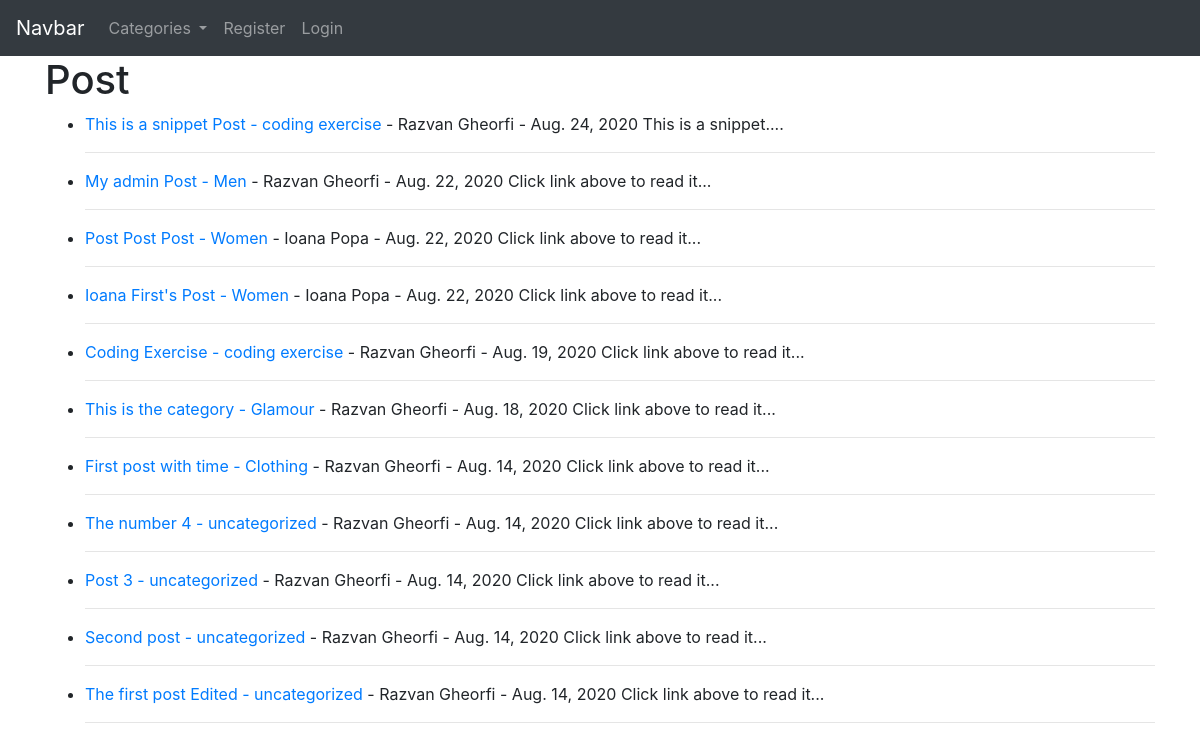
Before: / with the older database file.
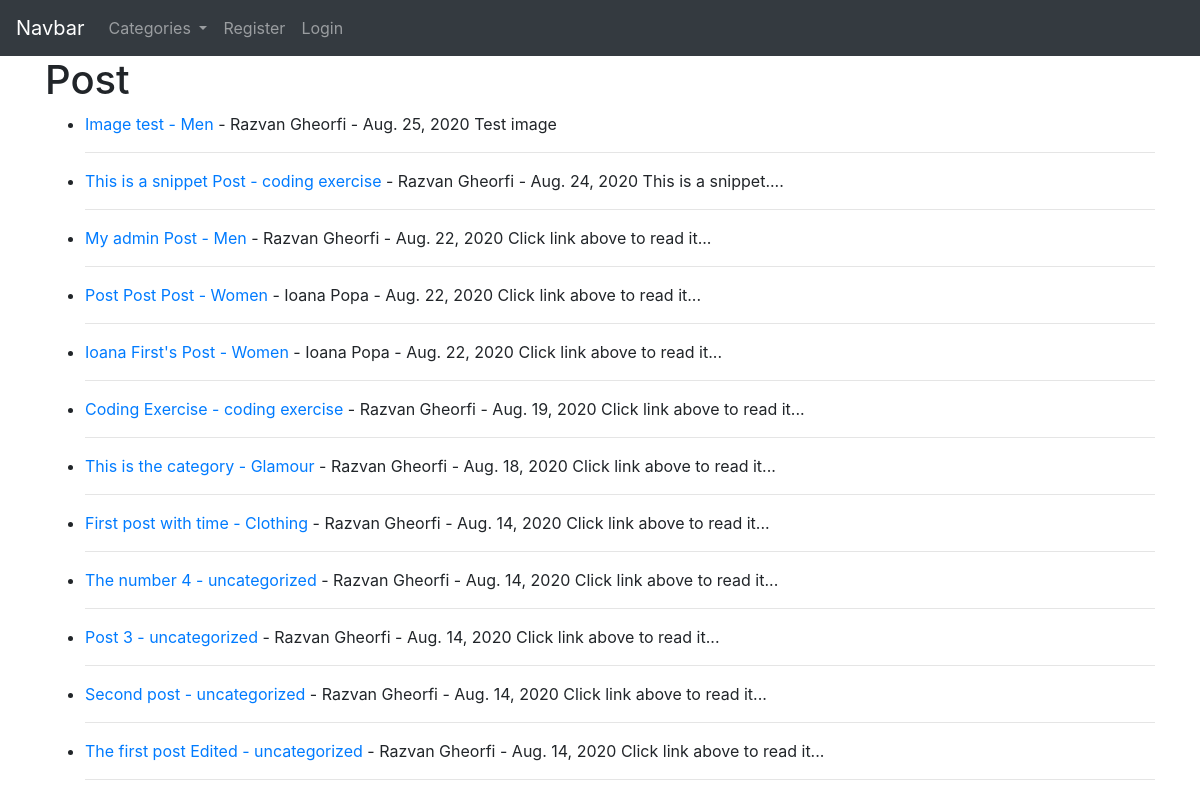
After: the same page with the newer database file.
### main/models.py (models this page shows, shortened)
class Post(models.Model):
    title = models.CharField(max_length=255)
    header_image = models.ImageField(null=True, blank=True, upload_to="images/")
    author = models.ForeignKey(User, on_delete=models.CASCADE)
    body = RichTextField(blank=True, null=True)
    post_date = models.DateField(auto_now_add=True)
    category = models.CharField(max_length=255, default='coding')
    likes = models.ManyToManyField(User, related_name='blog_posts')
    snippet = models.CharField(max_length=255)

### main/views.py (the view)
# urls.py: path('', HomeView.as_view(), name='home'),
class HomeView(ListView):
    model = Post
    template_name = 'home.html'
    ordering = ['-post_date','-id']
    def get_context_data(self, *args, **kwargs):
        cat_menu = Category.objects.all()
        context = super(HomeView, self).get_context_data(*args, **kwargs)
        context["cat_menu"] = cat_menu
        return context

### main/models.py (called while the page is built)
    def __str__(self):
        return self.name

### main/templates/home.html (shortened to what this page needs)
{% extends 'base.html' %}
{% block content %}
<h1>Post</h1>
<ul>
  {% for post in object_list %}
      <li>
        <a href="{% url 'article_detail' post.pk %}">{{ post.title }}</a>
        <a href="{% url 'category' post.category %}">- {{ post.category }}</a>
        - {{ post.author.first_name }}
        {{ post.author.last_name }} - {{ post.post_date }}
        {{ post.snippet }}
        <hr>
      </li>
  {% endfor %}
</ul>
{% endblock %}

Changed rows visible on the page:
added Post: title "Image test", category "Men", author.first_name "Razvan", author.last_name "Gheorfi", post_date "Aug. 25, 2020", snippet "Test image"
